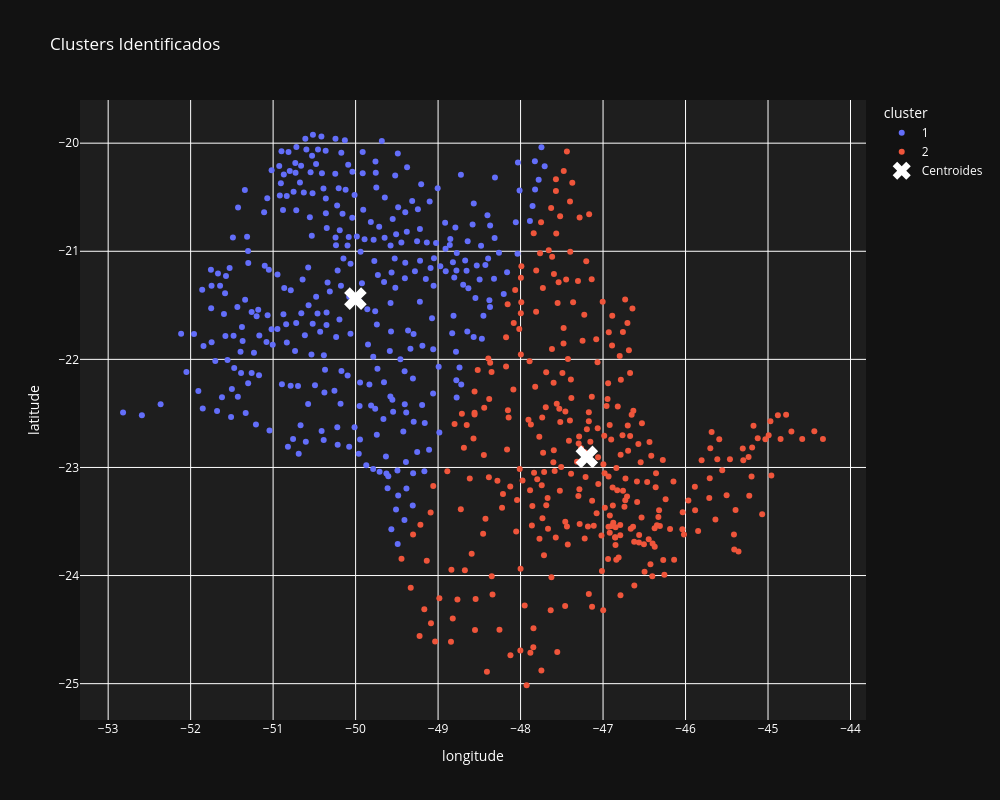

Here is the notebook cell this chart was saved with:
### Code cell
# Visualiza os clusters e marca seus centroides.
df_plot = df.assign(cluster=df['cluster'].astype(str))

cores = {
      '1': '#636EFA'
    , '2': '#EF553B'
    , '3': '#00CC96'
}

scatter_clusters = px.scatter(
      df_plot
    , x='longitude'
    , y='latitude'
    , color='cluster'
    , color_discrete_map=cores
    , width=1000
    , height=800
    , title='Clusters Identificados'
    , render_mode='svg'
)

scatter_clusters.add_trace(
    go.Scatter(
          x=centroides[:, 1]
        , y=centroides[:, 0]
        , mode='markers'
        , marker=dict(color='white', symbol='x', size=20)
        , name='Centroides'
    )
)

scatter_clusters.update_layout(
      plot_bgcolor='#1E1E1E'
    , paper_bgcolor='#121212'
    , font_color='white'
)

scatter_clusters.show()

### Figure 1 — Plotly figure (JSON) as saved in the notebook; plotly's stock layout.template omitted (floating-point values rounded to 4 significant figures; data arrays with more than 128 entries replaced by an {"elided": "..."} marker saying what was removed)
{"data": [{"hovertemplate": "cluster=1<br>longitude=%{x}<br>latitude=%{y}<extra></extra>", "legendgroup": "1", "marker": {"color": "#636EFA", "symbol": "circle"}, "mode": "markers", "name": "1", "orientation": "v", "showlegend": true, "type": "scatter", "x": {"elided": "335 float values"}, "xaxis": "x", "y": {"elided": "335 float values"}, "yaxis": "y"}, {"hovertemplate": "cluster=2<br>longitude=%{x}<br>latitude=%{y}<extra></extra>", "legendgroup": "2", "marker": {"color": "#EF553B", "symbol": "circle"}, "mode": "markers", "name": "2", "orientation": "v", "showlegend": true, "type": "scatter", "x": {"elided": "318 float values"}, "xaxis": "x", "y": {"elided": "318 float values"}, "yaxis": "y"}, {"marker": {"color": "white", "size": 20, "symbol": "x"}, "mode": "markers", "name": "Centroides", "type": "scatter", "x": [-50.0, -47.2], "y": [-21.44, -22.9]}], "layout": {"font": {"color": "white"}, "height": 800, "legend": {"title": {"text": "cluster"}, "tracegroupgap": 0}, "paper_bgcolor": "#121212", "plot_bgcolor": "#1E1E1E", "title": {"text": "Clusters Identificados"}, "width": 1000, "xaxis": {"anchor": "y", "domain": [0, 1], "title": {"text": "longitude"}}, "yaxis": {"anchor": "x", "domain": [0, 1], "title": {"text": "latitude"}}}}
